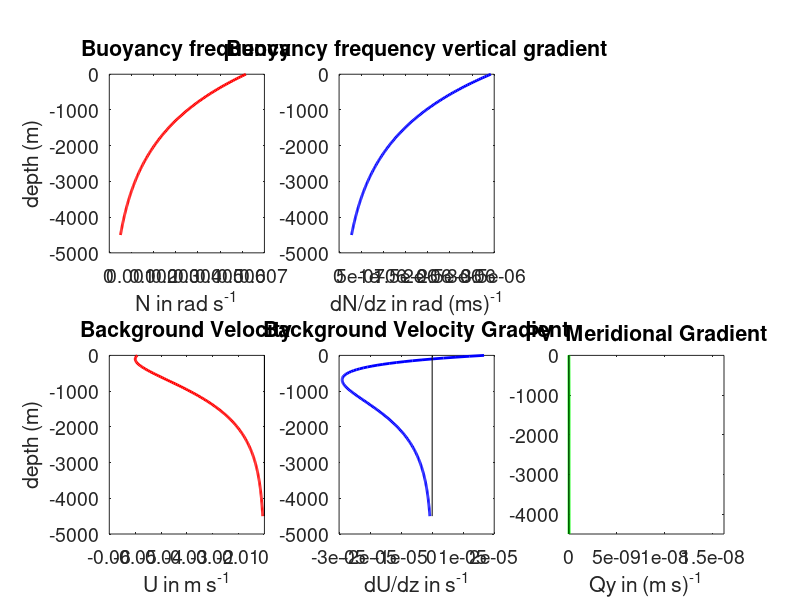
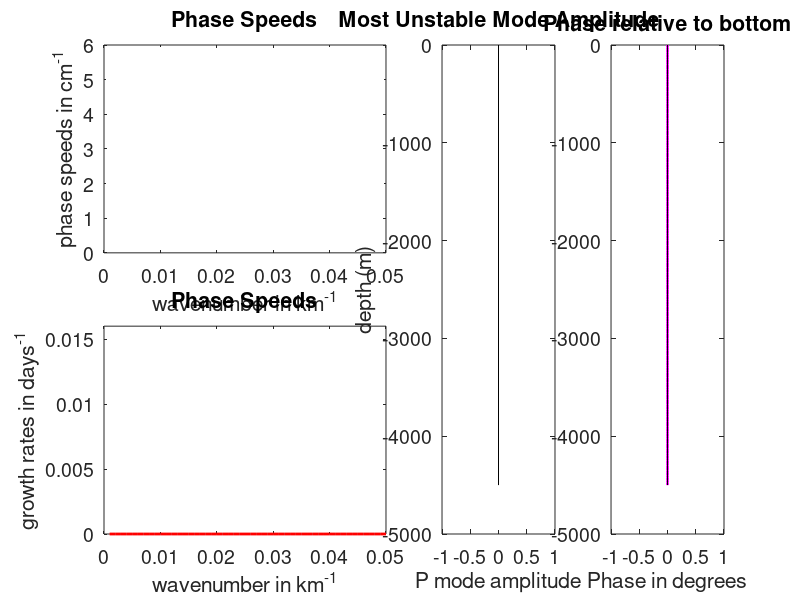

The MATLAB source for these figures, in order: (Note: this script raises an error after producing the figures.)
%***************************************************************************

% MATLAB version of the Johns [DAO, 1988] 1-D Baroclinic Instability Model

% It employs the idealized buoyancy frequency and mean velocity
%     vertical profiles according to Gill et al. [DRS, 1974].

%                             by I.C.A.S.

%***************************************************************************
scrsz = get(0,'ScreenSize');
xdim   = 1;
ydim   = scrsz(4)/2;
width  = 0.65*(scrsz(3)/1);
height = 1.1*(scrsz(4)/1.5);

close all
format short

% The Gill et al. [1974] parameters

lat=25;%input('Enter Latitude of 20 or 30 N: ');

f0=2*7.29e-5*sin(lat*pi/180);               % Coriolis parameter
beta=2*7.29e-5*cos(lat*pi/180)/6371e3;      % Rossby parameter

H=4500;  % total depth
dz=25;   % depth increment

z=-(-2*dz:dz:(H+2*dz))';
dN=900;                       % e-folding depth scale for the buoyancy frequency profile
N2=f0*f0*1e4*exp(z/dN);       % buoyancy frequency SQUARED profile
N=sqrt(N2);                   % buoyancy frequency profile
Nz=-gradient(N,dz);           % buoyancy frequency vertical gradient profile


% Gill et al. [1974] Velocity profiles are next
% There are 5 study cases to explore. Profiles [1],[2] and [3] are
% unstable for westward currents. Profile [4] is stable. Profile [5]
% is unstable for eastward currents only (Umax > 0).

kase=input('Enter the Gill et al. [1974] study case (1 to 5): ');

Umax=-0.05;    % ***change Umax sign if desired***

if kase==1,
   % set U1=0  and U0=Umax  for study case [1]
   U0=Umax; U1=0; dU=100;

else

 if kase==2,
   % set zmax=0 and dU=100     for study case [2]
   zmax=0; dU=100;

elseif kase==3,
   % set zmax=-100 and dU=100  for study case [3]
   zmax=-100; dU=100;

elseif kase==4,
   % set zmax=0 and dU=400     for study case [4]
   zmax=0; dU=400;

else
   % set zmax=-100 and dU=400  for study case [5]
   zmax=-100; dU=400;
 end

% calculate U0 and U1 for case neq 1

   U0=Umax*exp(-zmax/dN)*dN/(dN-dU);
   U1=Umax*exp(-zmax/dU)*dU/(dN-dU);

end

U=U0*exp(z/dN)- U1*exp(z/dU);  % velocity profile
Uz=-gradient(U,dz);            % velocity vertical gradient profile


% compute the potential vorticity meridional gradient porfile Qy

str=-gradient(f0*f0*Uz./N2,dz);
Qy= beta - str;

% eliminate unreal data

nz=length(z);
z=z(3:nz-2);
Qy=Qy(3:nz-2);
N=N(3:nz-2);
N2=N2(3:nz-2);
Nz=Nz(3:nz-2);
U=U(3:nz-2);
Uz=Uz(3:nz-2);

% plotting N and Nz

hFig = figure(1);
set(hFig, 'Position', [xdim ydim width height])
subplot(231)
plot(N,z,'r','linewidth',2)
title('Buoyancy frequency')
xlabel('N in rad s^{-1}')
ylabel('depth (m)')
set(gca,'fontsize',14)

subplot(232)
plot(Nz,z,'b','linewidth',2)
title('Buoyancy frequency vertical gradient')
xlabel('dN/dz in rad (ms)^{-1}')
% ylabel('depth in meters')
set(gca,'fontsize',14)

% plotting U and Uz

% figure(2)
subplot(234)
plot(U,z,'r','linewidth',2)
hold on
plot([0 0],[0 -H],'k')
hold off
title('Background Velocity')
xlabel('U in m s^{-1}')
ylabel('depth (m)')
set(gca,'fontsize',14)

subplot(235)
plot(Uz,z,'b','linewidth',2)
hold on
plot([0 0],[0 -H],'k')
hold off
title('Background Velocity Gradient')
xlabel('dU/dz in s^{-1}')
% ylabel('depth in meters')
set(gca,'fontsize',14)

% plotting Qy

% figure(3)
subplot(236)
plot(Qy,z,'g','linewidth',2)
hold on
plot([0 0],[0 -H],'k')
axis([1e-11*floor(1e11*min(Qy)) 3e-11 -H 0])
title('PV  Meridional Gradient')
xlabel('Qy in (m s)^{-1}')
% ylabel('depth in meters')
hold off
set(gca,'fontsize',14)


% plotting for presentation

% figure(10)
% subplot(121)
% plot(N,z,'r','linewidth',2)
% title('Buoyancy frequency profile')
% xlabel('N in rad s^{-1}')
% ylabel('depth in meters')
%
% subplot(122)
% plot(U,z,'b','linewidth',2)
% hold on
% plot([0 0],[0 -H],'k')
% hold off
% title('Background Velocity Vertical profile')
% xlabel('U in m s^{-1}')
% ylabel('depth in meters')
%
% figure(11)
%
% subplot(121)
% plot(Uz,z,'c','linewidth',2)
% hold on
% plot([0 0],[0 -H],'k')
% hold off
% title('Background Velocity Vertical Gradient profile')
% xlabel('dU/dz in s^{-1}')
% ylabel('depth in meters')
%
% subplot(122)
% plot(Qy,z,'g','linewidth',2)
% hold on
% plot([0 0],[0 -H],'k')
% axis([1e-11*floor(1e11*min(Qy)) 3e-11 -H 0])
% title('Potential Vorticity Meridional Gradient')
% xlabel('dQ/dy in (m s)^{-1}')
% ylabel('depth in meters')
% hold off

% pause

%----------------------------------------------------------------------

% The Eigenvalue Problem

% Based on the original Johns [1988] fortran 77 code

% Consists of solving complex eigenvalues (c) an eigenvectors (P)

% The QG vertical equations AND boundary conditions are discretized
% using FULL CENTERED FINITE DIFFERENCES

% The discretized system has the form (A-Bc)P=0 of nz linear equations
% with the unknowns P(n), n=1,2..nz.

% A and B are tridiagonal matrices

%----------------------------------------------------------------------

nz=length(z);   % number of equations/levels

% The disturbance amplitude channel is particular to John's model,
% not Gill et al.'s. Simply use L=Inf to zero the channel part out of
% the problem

L=Inf;%input('Enter the Disturbance Amplitude Channel in km: ');

L=1e3*L;

% the bottom slope parameter is scaled by the slope of the deep isopycnals
% Gill et al. [1974 considered the scaled s=-10,0,10
% this |s=10| value corresponds to a nonscaled value of about s=1.12e-3

s=input('Enter Bottom Slope: ');
display(' bottom slope scaled value is:')
s=s*(N2(nz)/Uz(nz)/f0)  % scaling bottom slope


k=0.05:-0.001:0.001; % wavenumbers in km^(-1)
k=k*1e-3;
nk=length(k);

% initialize the phase speed, growth rate and most unstable mode matrices
cr=zeros(nk,1);
sig=cr;
P=zeros(nz,nk);


for n=1:nk,                 % begin wavenumber loop

%     n

% set up matrix coefficients

    L1= f0*f0./N2.*( (1/dz/dz) - (1/dz)*Nz./N );
    L2= 2*f0*f0./N2.*(1/dz/dz) + (k(n)*k(n) + pi*pi/L/L);
    L3= f0*f0./N2.*( (1/dz/dz) + (1/dz)*Nz./N );

% build tridiagonal matrices A and B

A=diag(Qy-L2.*U)+diag(L3(1:(nz-1)).*U(1:(nz-1)),1)+diag(L1(2:nz).*U(2:nz),-1);

B=diag(-L2)+diag(L3(1:(nz-1)),1)+diag(L1(2:nz),-1);

% fix extreme points with Boundary Conditions

A(1,1)=A(1,1)+L1(1)*Uz(1)*2*dz;        % top BC
A(1,2)=A(1,2)+L1(1)*U(1);

A(nz,nz)=A(nz,nz)-L3(nz)*(1-s)*Uz(nz)*2*dz;  % bottom BC
A(nz,nz-1)=A(nz,nz-1)+L3(nz)*U(nz);

B(1,2)=B(1,2)+L1(1);                  % top BC
B(nz,nz-1)=B(nz,nz-1) + L3(nz);       % bottom BC

% obtain the eigenvalue matrix

C=B\A;

% calculate eigenvalues and eigenvectors for k(n)

[F,lamb]=eig(C);

% save most unstable mode and growth rates corresponding to k

[ci,jmax]=max(diag(imag(lamb)));

        if ci ==0,
sig(n)=0;
cr(n)=NaN;
P(:,n)=NaN*ones(nz,1);

else
sig(n)=k(n)*ci*86400;              % growth rate in days^(-1)
cr(n)=real(lamb(jmax,jmax))*100;   % phase speed in cm/s
P(:,n)=F(:,jmax);                  % vertical mode
        end

end                         % end wavenumber loop


% compute amplitude and phase of the most unstable modes

Pamp=abs(P);                         % amplitude
Pphase=180/pi*angle(P);              % phase in degrees

% find and normalize most unstable mode

[sigmax, imax]=max(sig);

Pmax=Pamp(:,imax);

Pmax=Pmax/max(abs(Pmax));  % normalization by maximum value
%Pmax=Pmax/(norm(Pmax));    % orthonormalization

Pphmax=Pphase(:,imax);


% plot phase speeds and growth rates

hFig = figure(4);
set(hFig, 'Position', [xdim ydim width height])
subplot(2,4,[1,2])

plot(k*1000,-cr,'b','linewidth',2)
axis([0 0.05 0 6])
title('Phase Speeds')
ylabel('phase speeds in cm^{-1}')
xlabel('wavenumber in km^{-1}')
set(gca,'fontsize',14)

subplot(2,4,[5,6])
plot(k*1000,sig,'r','linewidth',2)
axis([0 0.05 0 0.016])
title('Phase Speeds')
ylabel('growth rates in days^{-1}')
xlabel('wavenumber in km^{-1}')
set(gca,'fontsize',14)

% plot amplitude and phase of the most unstable modes

% figure(5)
subplot(2,4,[3,7])
plot(Pmax,z,'g','linewidth',2)
hold on
plot([0 0],[0 -H],'k')
hold off
title('Most Unstable Mode Amplitude')
xlabel('P mode amplitude')
ylabel('depth (m)')
set(gca,'fontsize',14)

subplot(2,4,[4,8])
plot(Pphmax-Pphmax(nz),z,'m','linewidth',2)  %
%axis([-90 30 -H 0])
hold on
plot([0 0],[0 -H],'k')
hold off
title('Phase relative to bottom')
xlabel('Phase in degrees')
% ylabel('depth in meters')
set(gca,'fontsize',14)

basename = strcat('/home/tparente/danilo/mestrado/github/IOC5811/lista5/data/plotado/caso',num2str(kase),'_');
if s == 0
  fname = strcat(basename,'s0.mat');
  save(fname)
end

if s < 0
  fname = strcat(basename,'sPos.mat');
  save(fname)
end

if s > 0
  fname = strcat(basename,'sNeg.mat');
  save(fname)
end
gil
